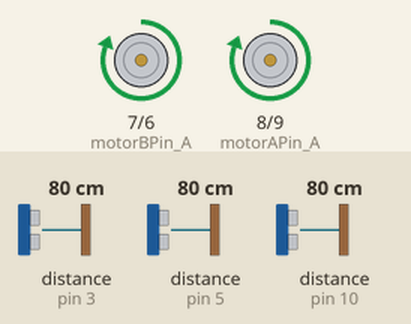
This sketch was run on a simulated Arduino Uno, built with avr-gcc and run on an emulated ATmega328P. On the bench: motor-driver pin pairs drawn as motors (green arrow = first pin HIGH = forward, orange = second pin HIGH = backward, longer = more drive). Wiring (inferred from the names in the program): 3 × ultrasonic range finder: trigger pin 2, echo pin 3 / trigger pin 11, echo pin 5 / trigger pin 13, echo pin 10. The test bench sets the inputs (shaded band); at power-on: distance to the obstacle (sensors on pin 3, pin 10, pin 5) 80 cm. The echo pulse lasts 58.3 µs per cm; what the sketch prints to the serial monitor is not drawn.

Above: at 3.2 s.
3.3 s: distance to the obstacle (sensor on pin 3) set to 2 cm
At 3.7 s:
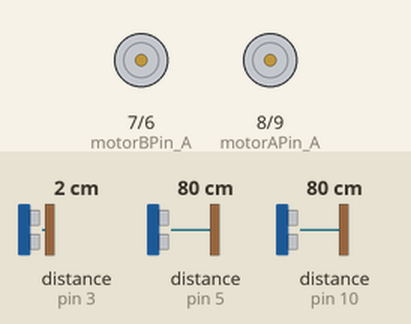
5.4 s: distance to the obstacle (sensor on pin 10) set to 17 cm
8.4 s: distance to the obstacle (sensor on pin 10) set to 14 cm
At 9.2 s:
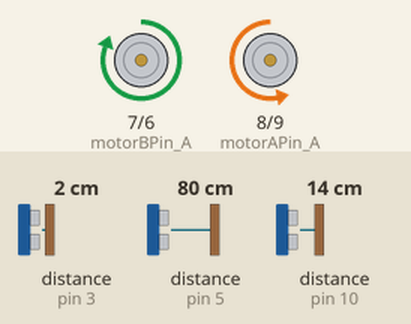
11.4 s: distance to the obstacle (sensor on pin 3) set to 77 cm
14.4 s: distance to the obstacle (sensor on pin 3) set to 84 cm
At 15.7 s:
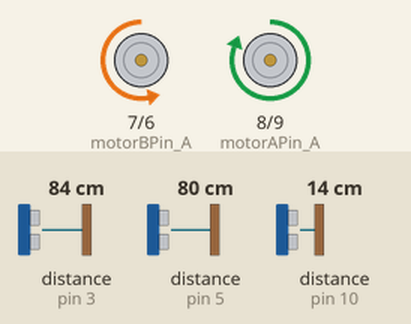
Timing chart, 0 to 21.4 s (numbered marks = the images above; inputs shaded):
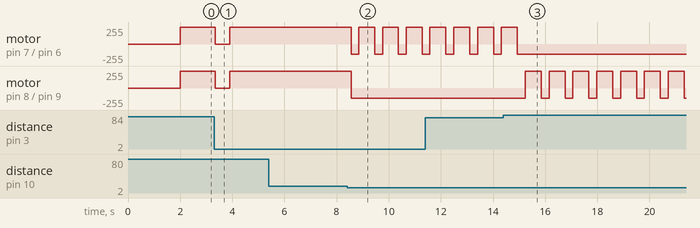

Measured:
- the behaviour switches between 16 and 15 cm on distance to the obstacle (sensor on pin 10) (found by bisection; images 1 and 2)
- the behaviour switches between 81 and 82 cm on distance to the obstacle (sensor on pin 3) (found by bisection; images 2 and 3)
- after the input at 3.3 s, motor on pin 7 (motorBPin_A) / pin 6 (motorBPin_B), motor on pin 8 (motorAPin_A) / pin 9 (motorAPin_B): forward 255/255 → stopped after 0.05 s, → forward 255/255 0.56 s later
- after the input at 5.4 s, every drawn part: stays the same
- after the input at 8.4 s, motor on pin 7 (motorBPin_A) / pin 6 (motorBPin_B): alternates forward 255/255 for 0.61 s and backward 150/255 for 0.30 s, starting after 0.15 s; motor on pin 8 (motorAPin_A) / pin 9 (motorAPin_B): forward 255/255 → backward 150/255 after 0.15 s
- after the input at 14.4 s, motor on pin 7 (motorBPin_A) / pin 6 (motorBPin_B): goes on until 14.9 s, then stays backward 150/255; motor on pin 8 (motorAPin_A) / pin 9 (motorAPin_B): alternates forward 255/255 for 0.61 s and backward 150/255 for 0.30 s, starting after 0.83 s

The sketch:

transition-line-to-wall.ino
```cpp
#include <Servo.h>
/**
 * Arduino Robot with Line Following and Wall Following capabilities
 * Features transition from line following to wall following mode
 */

// Motor Pins
int motorAPin_A = 8;    // Left Forward
int motorAPin_B = 9;    // Left Backward
int motorBPin_A = 7;    // Right Forward
int motorBPin_B = 6;    // Right Backward

// IR Sensor Pins
const int L_IR = A2;    // Left IR Sensor
const int M_IR = A1;    // Middle IR Sensor
const int R_IR = A0;    // Right IR Sensor

// Ultrasonic Sensor Pins
#define TRIG_FRONT 13     // Front ultrasonic trigger
#define ECHO_FRONT 10     // Front ultrasonic echo
#define TRIG_LEFT 2       // Left ultrasonic trigger
#define ECHO_LEFT 3       // Left ultrasonic echo
#define TRIG_RIGHT 11     // Right ultrasonic trigger
#define ECHO_RIGHT 5     // Right ultrasonic echo

// Stage control flags
bool startLine = true;   // Start with line following
bool startWall = false;  // Wall following initially disabled
bool startSweep = false; // Sweeping mode initially disabled

// Constants for Wall Following
float Kp = 1.15;
float Ki = 0.0;
float Kd = 0.25;
const int TARGET_DISTANCE = 15;   // Target distance from wall in cm
const int FRONT_THRESHOLD = 15;   // Distance to trigger turning (front sensor)
const int MAX_DISTANCE = 200;     // Maximum measurable distance
const int BASE_SPEED_WALL = 150;       // Base motor speed (0-255)
const int MAX_SPEED = 200;        // Maximum motor speed
float lastErrorLeft = 0;
float lastErrorRight = 0;
float integralLeft = 0;
float integralRight = 0;
long durationFront, durationLeft, durationRight;
int distanceFront, distanceLeft, distanceRight;
float filteredFront = 0;
float filteredLeft = 0;
float filteredRight = 0;
#define FILTER_FACTOR 0.3  // Range: 0.0 to 1.0 (higher = smoother but slower to react)
const int WALL_DETECTION_THRESHOLD = 20; // Distance in cm that indicates a wall is close enough

// Constants for Line Following
#define BASE_SPEED_LINE 200           // Base PWM value (0-255)
#define RIGHT_COMPENSATION 30    // Additional power to right motor to compensate for left lean
#define CORRECTION_FACTOR 0.8    // How strongly to correct based on sensor readings
int leftSpeedLine;
int rightSpeedLine;
unsigned long previousMillis = 0;
const long adjustInterval = 100;  // Adjust every 100ms

// Constants for Object Detection
const int FORWARD_TIME = 4000;  // Time to move forward in milliseconds
const int TURN_TIME = 550;      // Time to turn left in milliseconds
const int RIGHT_TURN_TIME = 550; // Time to turn right in milliseconds
const int MIN_DISTANCE_OBJECT_DETECTION = 20;    // Minimum distance to trigger right turn (cm)
const int MAX_DISTANCE_OBJECT_DETECTION = 200;   // Maximum valid distance reading (cm)

// Global variable for counting consecutive detections
int objectDetectionCount = 0;
const int REQUIRED_COUNT = 3;  // Number of consecutive detections needed

void setup() {
  // Set motor pins as outputs
  pinMode(motorAPin_A, OUTPUT);
  pinMode(motorAPin_B, OUTPUT);
  pinMode(motorBPin_A, OUTPUT);
  pinMode(motorBPin_B, OUTPUT);

  // Set IR sensor pins as inputs
  pinMode(L_IR, INPUT);
  pinMode(M_IR, INPUT);
  pinMode(R_IR, INPUT);

  // Setup ultrasonic sensor pins
  pinMode(TRIG_FRONT, OUTPUT);
  pinMode(ECHO_FRONT, INPUT);
  pinMode(TRIG_LEFT, OUTPUT);
  pinMode(ECHO_LEFT, INPUT);
  pinMode(TRIG_RIGHT, OUTPUT);
  pinMode(ECHO_RIGHT, INPUT);

  // Initialize motor speeds with compensation
  leftSpeedLine = BASE_SPEED_LINE;
  rightSpeedLine = BASE_SPEED_LINE + RIGHT_COMPENSATION;

  // Initialize serial communication for debugging
  Serial.begin(9600);

  // Stop motors at startup
  stopMotors();

  // Wait for a moment before starting
  delay(2000);
}

void loop() {
  // Check which mode we're currently in
  if (startLine) {
    lineFollowingMode();

    // Check if wall is detected to transition
    readUltrasonicSensors(); // Read ultrasonic sensors

    // If either left or right wall is detected within threshold
    if (distanceLeft < WALL_DETECTION_THRESHOLD || distanceRight < WALL_DETECTION_THRESHOLD) {
      // Transition to wall following mode
      startLine = false;
      startWall = true;
      startSweep = false;

      Serial.println("MODE TRANSITION: Line Following → Wall Following");

      // Brief pause to stabilize before mode switch
      stopMotors();
      delay(500);
    }
  }
  else if (startWall) {
    wallFollowingMode();

    // Add any transitions from wall following to other modes here if needed
  }
  else if (startSweep) {
    sweepMode();

    // Add any transitions from sweep mode to other modes here if needed
  }

  // Small delay for stability
  delay(50);
}

void lineFollowingMode() {
  unsigned long currentMillis = millis();

  // Drive forward with periodic adjustments
  moveForward(leftSpeedLine, rightSpeedLine);

  // Adjust direction at regular intervals
  if (currentMillis - previousMillis >= adjustInterval) {
    previousMillis = currentMillis;
    adjustDirection();
  }
}

float getUltrasonicDistance(int trigPin, int echoPin) {
  // Clear the trig pin
  digitalWrite(trigPin, LOW);
  delayMicroseconds(2);

  // Set the trig pin high for 10 microseconds
  digitalWrite(trigPin, HIGH);
  delayMicroseconds(10);
  digitalWrite(trigPin, LOW);

  // Read the echo pin
  float duration = pulseIn(echoPin, HIGH);

  // Calculate distance in centimeters
  return duration * 0.034 / 2;
}

void adjustDirection() {
  // Get distances from left and right sensors
  float leftDistance = getUltrasonicDistance(TRIG_LEFT, ECHO_LEFT);
  float rightDistance = getUltrasonicDistance(TRIG_RIGHT, ECHO_RIGHT);

  // Print current state for debugging
  Serial.print("Left: ");
  Serial.print(leftDistance);
  Serial.print(" cm, Right: ");
  Serial.print(rightDistance);
  Serial.print(" cm, L Speed: ");
  Serial.print(leftSpeedLine);
  Serial.print(", R Speed: ");
  Serial.println(rightSpeedLine);

  // Only adjust if both sensors are detecting something (within 200cm)
  if (leftDistance < 200 && rightDistance < 200) {
    int adjustment = (int)((rightDistance - leftDistance) * CORRECTION_FACTOR);

    // Apply adjustments to motor speeds
    leftSpeedLine = constrain(BASE_SPEED_LINE + adjustment, BASE_SPEED_LINE - 50, BASE_SPEED_LINE + 50);
    rightSpeedLine = constrain(BASE_SPEED_LINE + RIGHT_COMPENSATION - adjustment,
                          BASE_SPEED_LINE + RIGHT_COMPENSATION - 50,
                          BASE_SPEED_LINE + RIGHT_COMPENSATION + 50);
  } else {
    // Reset to base values with compensation if no valid readings
    leftSpeedLine = BASE_SPEED_LINE;
    rightSpeedLine = BASE_SPEED_LINE + RIGHT_COMPENSATION;
  }
}

void wallFollowingMode() {
    // Read distance from all ultrasonic sensors
  readUltrasonicSensors();

  // Print sensor readings for debugging
  printUltrasonicSensorReadings();

  // Wall following logic with obstacle avoidance
  followWall();

  // Small delay for stability
  delay(50);

}

void readUltrasonicSensors() {
  // Read front ultrasonic sensor
  digitalWrite(TRIG_FRONT, LOW);
  delayMicroseconds(2);
  digitalWrite(TRIG_FRONT, HIGH);
  delayMicroseconds(10);
  digitalWrite(TRIG_FRONT, LOW);
  durationFront = pulseIn(ECHO_FRONT, HIGH, 30000);
  distanceFront = durationFront * 0.034 / 2;

  // Read left ultrasonic sensor
  digitalWrite(TRIG_LEFT, LOW);
  delayMicroseconds(2);
  digitalWrite(TRIG_LEFT, HIGH);
  delayMicroseconds(10);
  digitalWrite(TRIG_LEFT, LOW);
  durationLeft = pulseIn(ECHO_LEFT, HIGH, 30000);
  distanceLeft = durationLeft * 0.034 / 2;

  // Read right ultrasonic sensor
  digitalWrite(TRIG_RIGHT, LOW);
  delayMicroseconds(2);
  digitalWrite(TRIG_RIGHT, HIGH);
  delayMicroseconds(10);
  digitalWrite(TRIG_RIGHT, LOW);
  durationRight = pulseIn(ECHO_RIGHT, HIGH, 30000);
  distanceRight = durationRight * 0.034 / 2;

  // Clamp raw distance values first like you already do
  if (distanceFront <= 0 || distanceFront > MAX_DISTANCE) distanceFront = MAX_DISTANCE;
  if (distanceLeft <= 0 || distanceLeft > MAX_DISTANCE) distanceLeft = MAX_DISTANCE;
  if (distanceRight <= 0 || distanceRight > MAX_DISTANCE) distanceRight = MAX_DISTANCE;

  // Apply exponential filter
  filteredFront = FILTER_FACTOR * filteredFront + (1 - FILTER_FACTOR) * distanceFront;
  filteredLeft = FILTER_FACTOR * filteredLeft + (1 - FILTER_FACTOR) * distanceLeft;
  filteredRight = FILTER_FACTOR * filteredRight + (1 - FILTER_FACTOR) * distanceRight;
}

void printUltrasonicSensorReadings() {
  // Print sensor readings for debugging
  Serial.print("WALL MODE - Front: ");
  Serial.print(filteredFront);
  Serial.print(" cm | Left: ");
  Serial.print(filteredLeft);
  Serial.print(" cm | Right: ");
  Serial.print(filteredRight);
  Serial.println(" cm");
}


void followWall() {
  // Check if there's an obstacle in front
  if (filteredFront < FRONT_THRESHOLD) {
    // Obstacle detected in front, turn to avoid it
    moveBackward(BASE_SPEED_WALL);
    delay(300);
    if (filteredLeft > filteredRight) {
      // More space on the left, turn left
      turnRight();
      Serial.println("Obstacle ahead! Turning left.");
    } else {
      // More space on the right, turn right
      turnLeft();
      Serial.println("Obstacle ahead! Turning right.");
    }
    return;
  }

  // Determine which wall to follow
  if (filteredLeft < filteredRight && filteredLeft < 50) {
    // Follow left wall if it's closer
    followLeftWall();
  } else if (filteredRight < 50) {
    // Follow right wall if it's closer
    followRightWall();
  } else {
    // No wall detected nearby, go straight and look for a wall
    Serial.println("No wall detected, moving forward.");
  }
}

void followLeftWall() {
  // PID control for left wall following
  int error = TARGET_DISTANCE - filteredLeft;

  // Calculate integral
  integralLeft = integralLeft + error;
  integralLeft = constrain(integralLeft, -100, 100);  // Prevent integral windup

  // Calculate derivative
  float derivative = error - lastErrorLeft;

  // Calculate PID output
  float pidOutput = (Kp * error) + (Ki * integralLeft) + (Kd * derivative);

  // Adjust motor speeds based on PID output
  int leftSpeedWall = BASE_SPEED_WALL - pidOutput;
  int rightSpeedWall = BASE_SPEED_WALL + pidOutput;

  // Constrain motor speeds to valid range
  leftSpeedWall = constrain(leftSpeedWall, 0, MAX_SPEED);
  rightSpeedWall = constrain(rightSpeedWall, 0, MAX_SPEED);

  // Move the robot
  moveForward(leftSpeedWall, rightSpeedWall);

  // Store current error for next iteration
  lastErrorLeft = error;

  Serial.print("Following left wall | PID Output: ");
  Serial.print(pidOutput);
  Serial.print(" | Motors L/R: ");
  Serial.print(leftSpeedWall);
  Serial.print("/");
  Serial.println(rightSpeedWall);
}

void followRightWall() {
  // PID control for right wall following
  int error = TARGET_DISTANCE - filteredRight;

  // Calculate integral
  integralRight = integralRight + error;
  integralRight = constrain(integralRight, -100, 100);  // Prevent integral windup

  // Calculate derivative
  float derivative = error - lastErrorRight;

  // Calculate PID output
  float pidOutput = (Kp * error) + (Ki * integralRight) + (Kd * derivative);

  // Adjust motor speeds based on PID output
  int leftSpeedWall = BASE_SPEED_WALL + pidOutput;
  int rightSpeedWall = BASE_SPEED_WALL - pidOutput;

  // Constrain motor speeds to valid range
  leftSpeedWall = constrain(leftSpeedWall, 0, MAX_SPEED);
  rightSpeedWall = constrain(rightSpeedWall, 0, MAX_SPEED);

  // Move the robot
  moveForward(leftSpeedWall, rightSpeedWall);

  // Store current error for next iteration
  lastErrorRight = error;

  Serial.print("Following right wall | PID Output: ");
  Serial.print(pidOutput);
  Serial.print(" | Motors L/R: ");
  Serial.print(leftSpeedWall);
  Serial.print("/");
  Serial.println(rightSpeedWall);
}

// Placeholder for the third mode - if needed
void sweepMode() {
  Serial.println("SWEEP MODE");

    // Move forward
  moveForward(255, 255);
  delay(FORWARD_TIME);

  // Turn left
  turnRight();
  delay(TURN_TIME);

  // Move forward again
  moveForward(255, 255);

  // Continue moving forward and checking right sensor
  while (true) {
    float rightDistance = measureRightDistance();
    Serial.print("Right distance: ");
    Serial.println(rightDistance);

    // If object detected on the right, turn right
    if (rightDistance > 0 && rightDistance < MIN_DISTANCE_OBJECT_DETECTION) {
      Serial.println("Object detected! Turning right");

      // Stop and then turn right
      stopMotors();
      turnLeft();
      delay(RIGHT_TURN_TIME);

      // Stop after turning
      stopMotors();
      break;  // Exit the loop after turning right
    }

    delay(100);  // Short delay between sensor readings
  }

  // Stop after completing all movements
  stopMotors();

  // Pause indefinitely
  while(true) {
    delay(1000);
  }
}

// Measure distance from right ultrasonic sensor (in cm)
float measureRightDistance() {
  digitalWrite(TRIG_RIGHT, LOW);
  delayMicroseconds(2);

  digitalWrite(TRIG_RIGHT, HIGH);
  delayMicroseconds(10);
  digitalWrite(TRIG_RIGHT, LOW);

  long duration = pulseIn(ECHO_RIGHT, HIGH, 25000); // Timeout after 25ms
  float distance = duration * 0.034 / 2;

  if (distance <= 0 || distance > MAX_DISTANCE_OBJECT_DETECTION) {
    return -1;  // Invalid reading
  }
  return distance;
}

// Basic movement functions
void moveForward(int leftSpeedWall, int rightSpeedWall) {
  analogWrite(motorAPin_A, leftSpeedWall);
  analogWrite(motorAPin_B, 0);
  analogWrite(motorBPin_A, rightSpeedWall);
  analogWrite(motorBPin_B, 0);
}

void moveBackward(int speed) {
  analogWrite(motorAPin_A, 0);
  analogWrite(motorAPin_B, speed);
  analogWrite(motorBPin_A, 0);
  analogWrite(motorBPin_B, speed);
}

void turnLeft() {
  analogWrite(motorAPin_A, 0);
  analogWrite(motorAPin_B, BASE_SPEED_WALL);
  analogWrite(motorBPin_A, BASE_SPEED_WALL);
  analogWrite(motorBPin_B, 0);
  delay(500);  // Adjust this value to control turning duration
}

void turnRight() {
  analogWrite(motorAPin_A, BASE_SPEED_WALL);
  analogWrite(motorAPin_B, 0);
  analogWrite(motorBPin_A, 0);
  analogWrite(motorBPin_B, BASE_SPEED_WALL);
  delay(500);  // Adjust this value to control turning duration
}

void stopMotors() {
  analogWrite(motorAPin_A, 0);
  analogWrite(motorAPin_B, 0);
  analogWrite(motorBPin_A, 0);
  analogWrite(motorBPin_B, 0);
}
```
